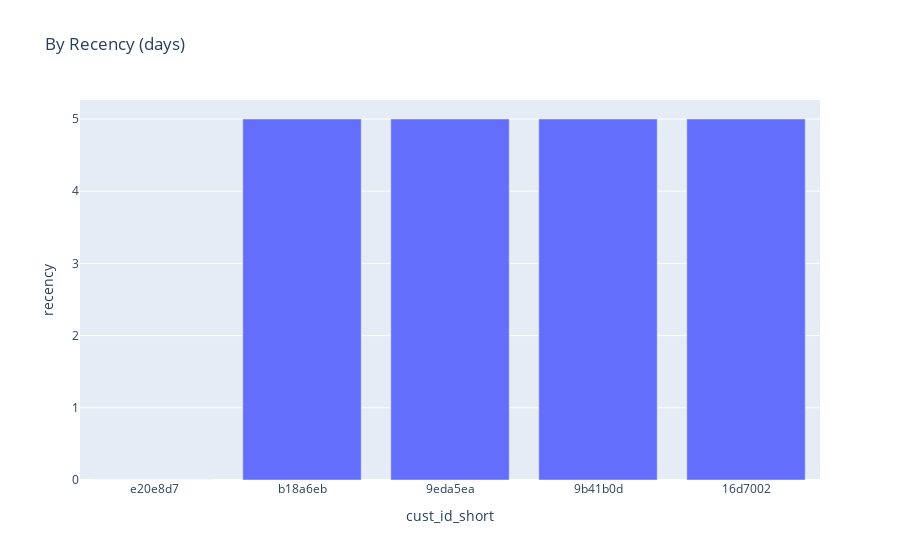

The cell this chart's notebook holds for it:
### Code cell
all_data = all_dataset[(all_dataset["order_purchase_timestamp"] >= '2017-01-01') & 
                (all_dataset["order_purchase_timestamp"] <= '2018-12-01')]
fig_recency = px.bar(
            rfm_analysis(all_data).sort_values(by="recency", ascending=True).head(), 
            y='recency',
            x='cust_id_short',
            title='By Recency (days)')

fig_recency.show()

### Figure 1 — Plotly figure (JSON) as saved in the notebook; plotly's stock layout.template omitted (floating-point values rounded to 4 significant figures)
{"data": [{"alignmentgroup": "True", "hovertemplate": "cust_id_short=%{x}<br>recency=%{y}<extra></extra>", "legendgroup": "", "marker": {"color": "#636efa", "pattern": {"shape": ""}}, "name": "", "offsetgroup": "", "orientation": "v", "showlegend": false, "textposition": "auto", "type": "bar", "x": ["e20e8d7", "b18a6eb", "9eda5ea", "9b41b0d", "16d7002"], "xaxis": "x", "y": [0, 5, 5, 5, 5], "yaxis": "y"}], "layout": {"barmode": "relative", "legend": {"tracegroupgap": 0}, "title": {"text": "By Recency (days)"}, "xaxis": {"anchor": "y", "domain": [0, 1], "title": {"text": "cust_id_short"}}, "yaxis": {"anchor": "x", "domain": [0, 1], "title": {"text": "recency"}}}}
